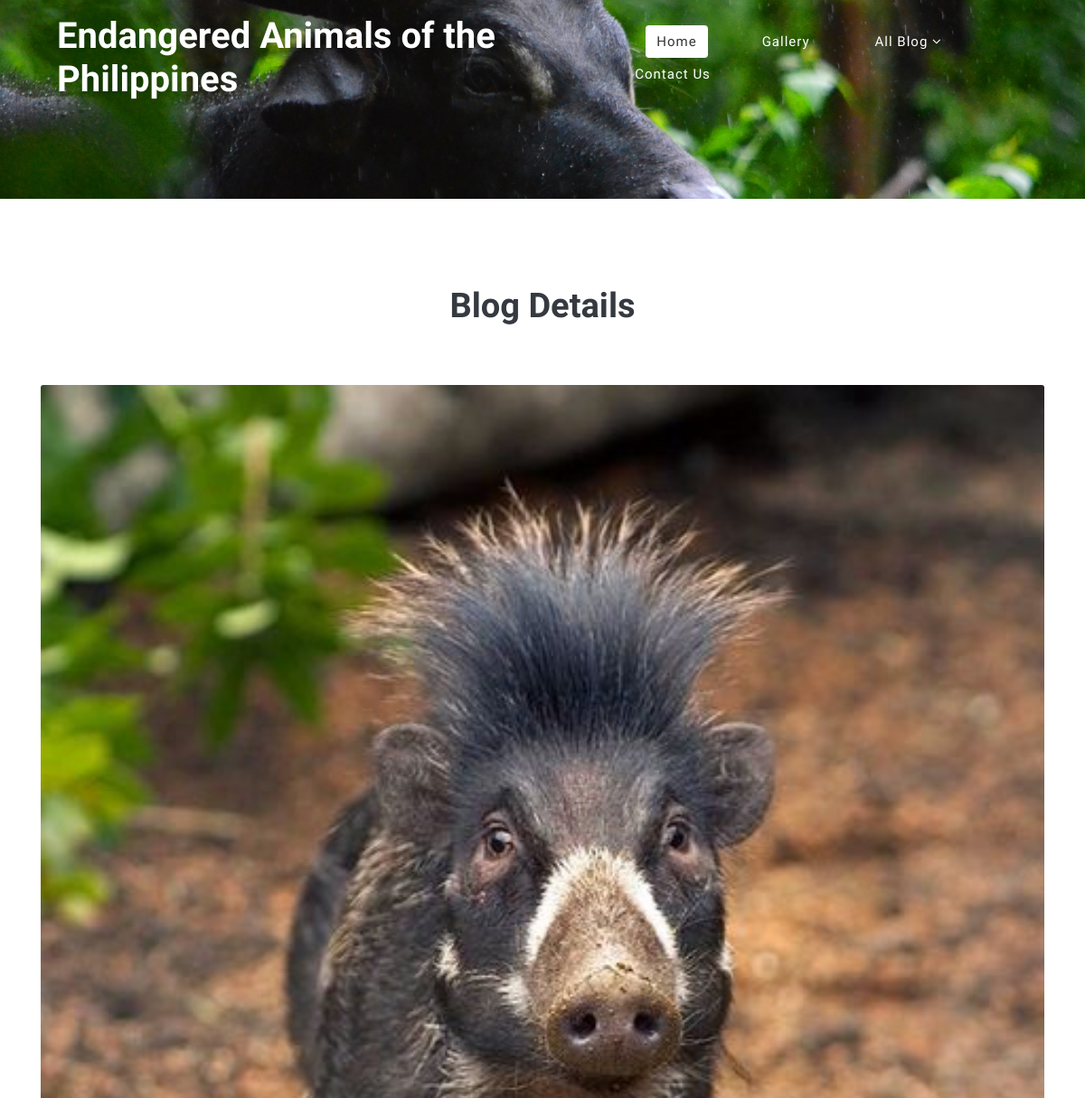
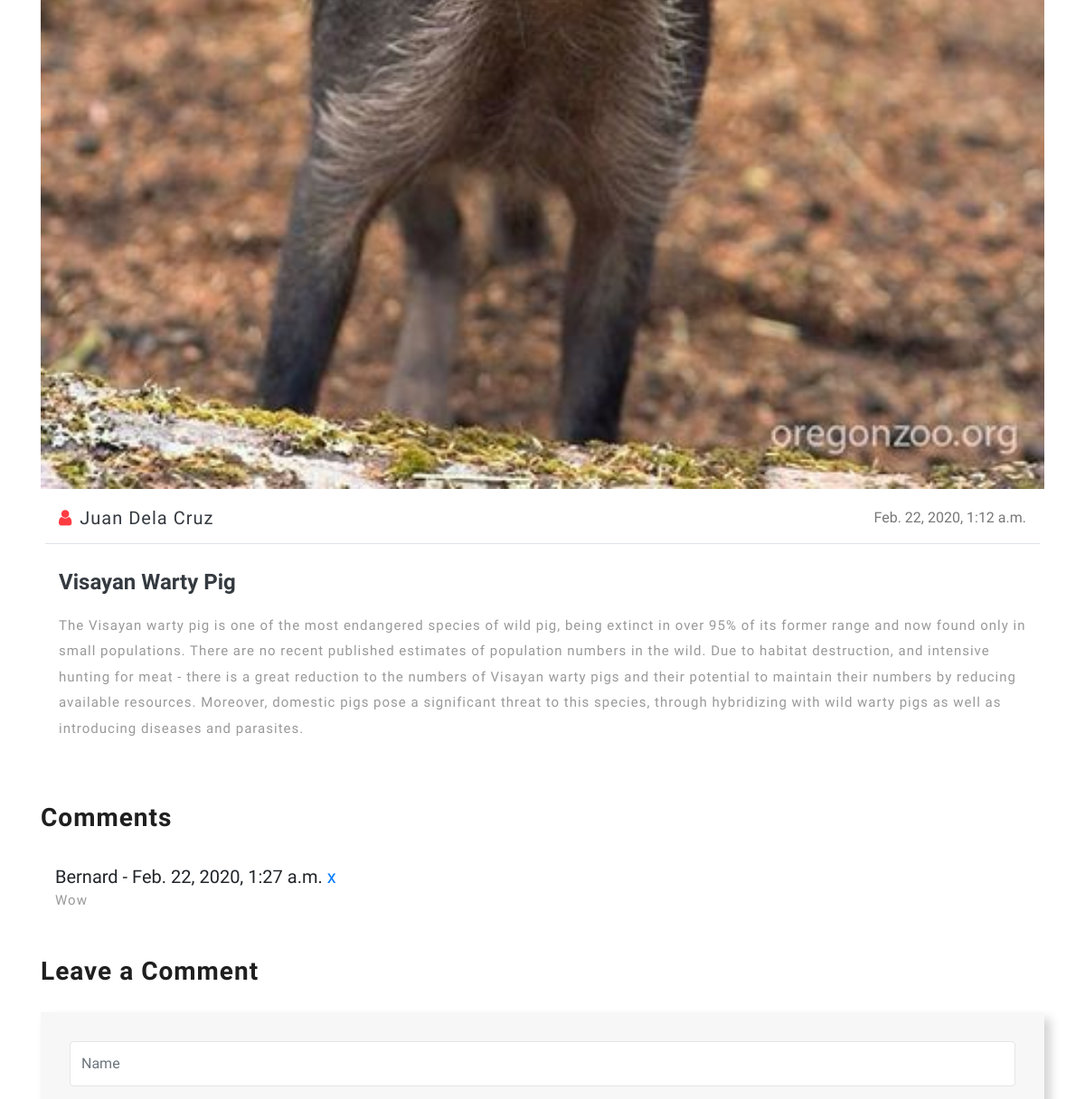
The page /view_single/4 (upper part) on the database as committed earlier (2 pictures, top to bottom).
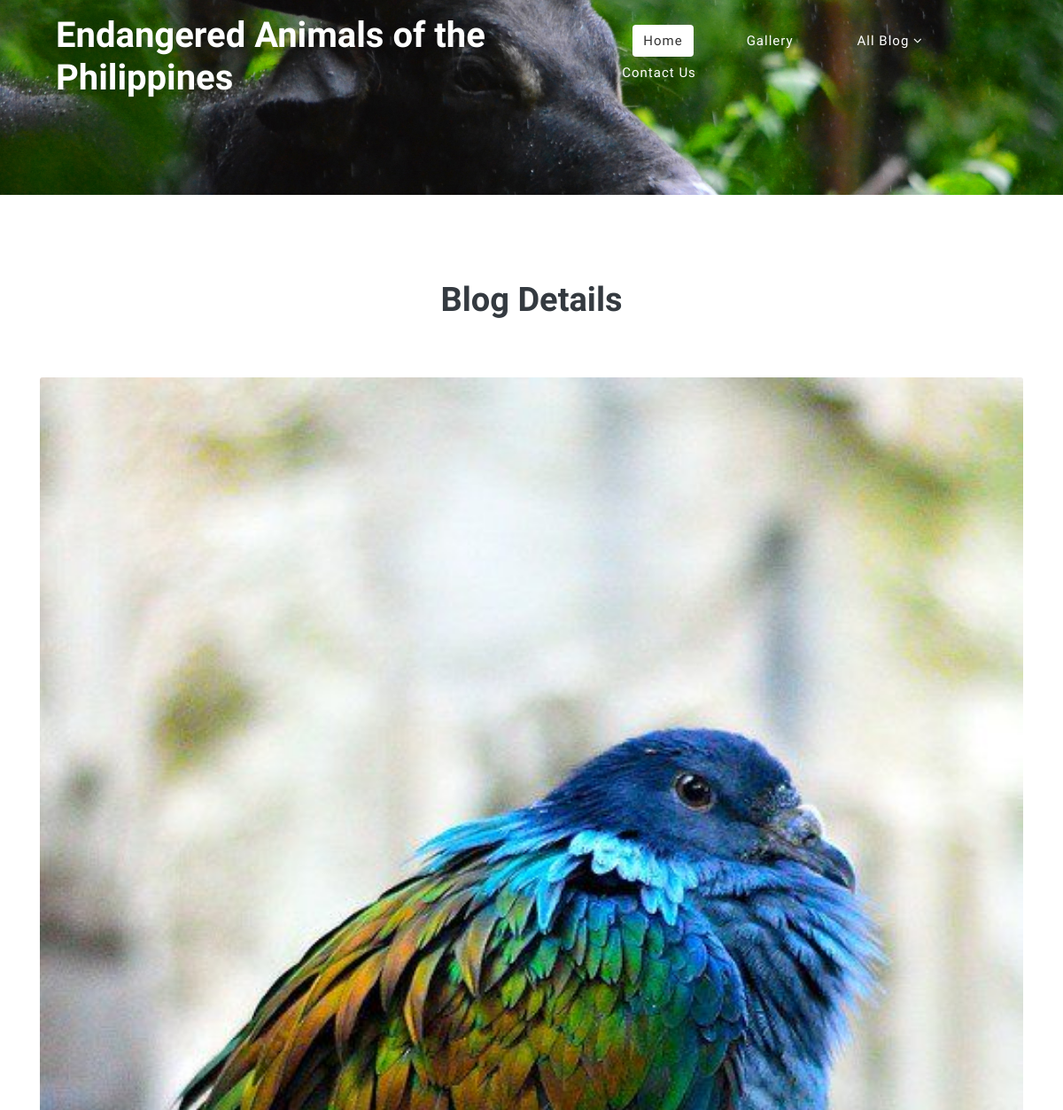
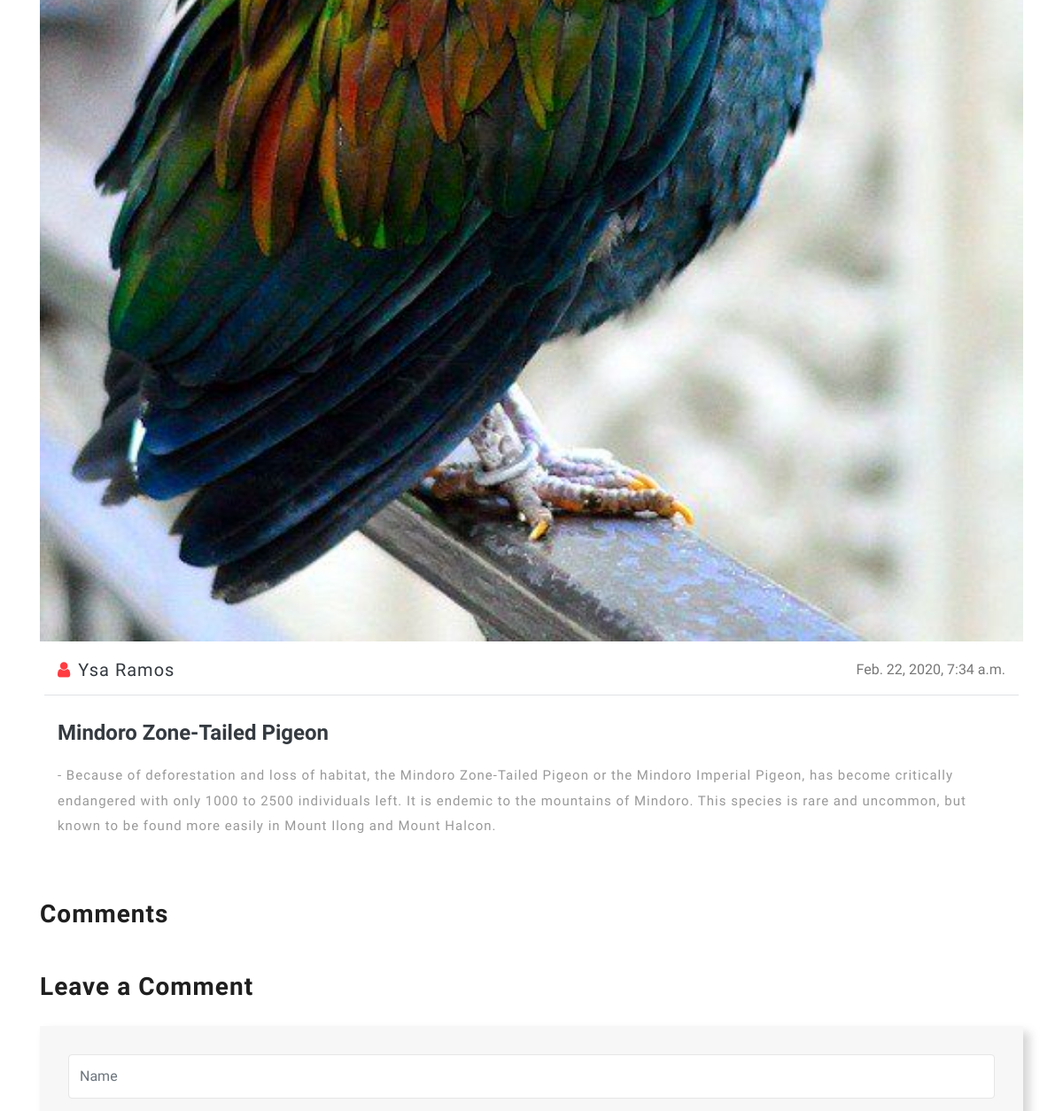
The same page on the database as committed later (2 pictures, top to bottom).
### animals/models.py (models this page shows, shortened)
class Post(models.Model):
    PUBLISH = 0
    NOT_PUBLISH = 1
    STATUS = (
        (PUBLISH, "Publish"),
        (NOT_PUBLISH, "Not Publish"),
    )
    title = models.CharField(verbose_name="Title", max_length=200)
    content = models.TextField(
        max_length=2000, help_text="Enter you blog text here.")
    image = models.ImageField(null=True, blank=True, upload_to='images/')
    status = models.IntegerField(
        verbose_name="Status", choices=STATUS, default=0)
    created_by = models.CharField(verbose_name="Created By", max_length=200)
    date_posted = models.DateTimeField(auto_now_add=True)

class Comment(models.Model):
    commented_by = models.CharField(verbose_name="Created By", max_length=200)
    comment = models.TextField(max_length=2000, help_text="Comments..")
    post = models.CharField(verbose_name="Post Ref", max_length=200)
    date_commented = models.DateTimeField(auto_now_add=True)

### animals/views.py (the view)
# urls.py: url(r'^view_single/(?P<post_id>\d+)$', view_single,
def view_single(request, post_id):
    single_post = Post.objects.get(id=int(post_id))
    comments = Comment.objects.filter(post=int(post_id))
    context = {
        'single_post': single_post,  # same always
        'comments': comments,  # same always
    }
    template = 'single.html'
    return render(request, template, context)

### animals/templates/single.html (shortened to what this page needs)
{% load static %}
<!DOCTYPE html>
<html lang="zxx">
<head>
	<link rel="stylesheet" href="{% static 'css/bootstrap.css' %}">
	<link rel="stylesheet" href="{% static 'css/blog.css' %}" type="text/css" media="all" />
	<link rel="stylesheet" href="{% static 'css/style.css' %}" type="text/css" media="all" />
	<link href="{% static 'css/font-awesome.min.css' %}" rel="stylesheet">
</head>
<body>
	{% include 'components/maintop-header.html' %}
	<div class="blog-w3l py-5">
		<div class="container py-xl-5 py-lg-3">
			<h3 class="title-w3 text-bl text-center font-weight-bold mb-sm-5 mb-4">Blog Details</h3>
			<div class="row blog-content pt-lg-3">
				<div class="col-lg-12 blog_section">
					<div class="card border-0">
						<a href="">
							<img class="card-img-top" src="{{ single_post.image.url }}" alt="">
						</a>
						<div class="card-body">
							<div class="row border-bottom pb-3">
								<div class="col-sm-6 col-4 perso-wthree">
									<h6 class="blog-first text-bl">
										<span class="fa fa-user mr-2"></span>{{ single_post.created_by }}
									</h6>
								</div>
								<div class="col-sm-6 col-8 info-commt text-right">
									<ul class="blog_list">
										<li>{{ single_post.date_posted }}</li>
									</ul>
								</div>
							</div>
							<a href="" class="text-bl font-weight-bold blog-grid-title mt-4 mb-3">{{ single_post.title }}</a>
							<p class="card-text">{{ single_post.content }}</p>
						</div>
					</div>
					<div class="comment-top mt-5">
						<h4>Comments</h4>
						{% for comment in comments%}
							<div class="media">
									<div class="media-body pt-xl-2 pl-3">
										<p>
											<h5>{{ comment.commented_by }} - {{ comment.date_commented }}  <a href="{% url 'animals:delete-comment' comment.id %}">x</a></h5>
										</p>
										<p>
										{{ comment.comment }}
										</p>
									</div>
							</div>
						{% endfor %}
					</div>
					<div class="comment-top mt-5">
						<h4>Leave a Comment</h4>
						<div class="comment-bottom agileinfo_mail_grid_right">
							<form action="{% url 'animals:add-comment' %}" method="POST">
								<div class="form-group">
									<input class="form-control" type="text" name="commented_by" placeholder="Name" required="">
								</div>
							</form>
						</div>
					</div>
				</div>
			</div>
		</div>
	</div>
</body>
</html>

### animals/templates/components/maintop-header.html (shortened to what this page needs)
<div class="main-top" id="home">
	<header>
			<div class="container-fluid">
				<div class="header d-md-flex justify-content-between align-items-center py-3 px-xl-5 px-lg-3 px-2">
					<div id="logo">
						<h1><a class="" href="{% url 'animals:index' %}" >Endangered Animals of the Philippines</a></h1>
					</div>
					<div class="nav_w3ls">
						<nav>
							<ul class="menu">
								<li class="mx-lg-4 mx-md-3 my-md-0 my-2"><a href="{% url 'animals:index' %}" class="active">Home</a></li>
								<li class="mx-lg-4 mx-md-3 my-md-0 my-2"><a href="{% url 'animals:gallery' %}">Gallery</a></li>
								<li class="mx-lg-4 mx-md-3 my-md-0 my-2">
									<a href="#">All Blog <span class="fa fa-angle-down" aria-hidden="true"></span></a>
								</li>
								<li><a href="{% url 'animals:contact-us' %}">Contact Us</a></li>
							</ul>
						</nav>
					</div>
				</div>
			</div>
		</header>
		<div class="banner_w3lspvt-2">
		</div>
	</div>

### animals/static/css/blog.css (style rules this page uses)
h6.blog-first { font-weight: 400; font-size: 20px; letter-spacing: 1px; }
h6.blog-first span { color: #ff3c41; }
ul.blog_list li { display: inline-block; color: #777; }
a.blog-grid-title { font-size: 24px; display: inline-block; }
.comment-top h4 { color: #1f1f1f; font-size: 28px; font-weight: 600; letter-spacing: 1px; margin-bottom: 1em; }

### animals/static/css/style.css (style rules this page uses)
body { padding: 0; margin: 0; background: #FFF; font-family: 'Nunito Sans', sans-serif; }
body a, body button { transition: 0.5s all; -webkit-transition: 0.5s all; -moz-transition: 0.5s all; -o-transition: 0.5s all; -ms-transition: 0.5s all; text-decoration: none; cursor: pointer !important; }
html { scroll-behavior: smooth; }
h1, h2, h3, h4, h5, h6 { margin: 0; padding: 0; font-family: 'Roboto Condensed', sans-serif; }
p { margin: 0; padding: 0; font-size: 15px; letter-spacing: 1px; line-height: 1.9; color: #999; font-family: 'Nunito Sans', sans-serif; }
ul, ol { margin: 0; padding: 0; }
.text-bl { color: #343a40; }
.main-top { position: relative; }
header { position: absolute; width: 100%; z-index: 9; }
nav { margin: 0; padding: 0; }
#logo a { float: left; display: initial; font-weight: 700; font-size: 40px; color: #fff; text-shadow: 2px 5px 3px rgba(0, 0, 0, 0.06); padding: 0; }
nav:after { content: ""; display: table; clear: both; }
nav ul { float: right; padding: 0; margin: 0; list-style: none; position: relative; }
nav ul li { margin: 0px; display: inline-block; float: left; }
nav a { color: #fff; text-transform: capitalize; font-weight: 400; font-size: 15px; padding: 7px 12px; border-radius: 4px; letter-spacing: 1px; display: inline-block; transition: 0.5s all; -webkit-transition: 0.5s all; -moz-transition: 0.5s all; -o-transition: 0.5s all; -ms-transition: 0.5s all; }
.menu li a.active, .menu li a:hover { color: #333; background: #fff; transition: 0.5s all; -webkit-transition: 0.5s all; -moz-transition: 0.5s all; -o-transition: 0.5s all; -ms-transition: 0.5s all; }
li>a:only-child:after { content: ''; }
h3.title-w3 { font-size: 42px; }
.banner_w3lspvt-2 { background: url(../images/tamaraw.jpg) no-repeat center; background-size: cover; -webkit-background-size: cover; -moz-background-size: cover; -o-background-size: cover; -ms-background-size: cover; min-height: 300px; }
.agileinfo_mail_grid_right, .comment-bottom { background: #f7f7f7; padding: 2em; box-shadow: 7px 7px 10px 0 rgba(56, 56, 56, 0.21); }
.agileinfo_mail_grid_right input[type="text"], .agileinfo_mail_grid_right input[type="email"], .agileinfo_mail_grid_right textarea { outline: none; padding: 12px; font-size: 16px; color: #555; width: 100%; border: 1px solid #E6E6E6; }
@media (max-width: 1440px) { h3.title-w3 { font-size: 40px; } }
@media (max-width: 1440px) { .banner_w3lspvt-2 { min-height: 270px; } }
@media (max-width: 1280px) { h3.title-w3 { font-size: 38px; } }
@media (max-width: 1280px) { .banner_w3lspvt-2 { min-height: 220px; } }

Rows that differ between the two databases and show on the page:
removed Comment: commented_by "Bernard", date_commented "Feb. 22, 2020, 1:27 a.m.", comment "Wow"
changed Post: image: a different picture; created_by "Juan Dela Cruz" → "Ysa Ramos"; date_posted "Feb. 22, 2020, 1:12 a.m." → "Feb. 22, 2020, 7:34 a.m."; title "Visayan Warty Pig" → "Mindoro Zone-Tailed Pigeon"; content "The Visayan warty pig is one of the most endangered species of wild pig, being extinct in over 95% of its former range and now found only in small populations. There are no recent published estimates of population numbers in the wild. Due to habitat destruction, and intensive hunting for meat - there is a great reduction to the numbers of Visayan warty pigs and their potential to maintain their numbers by reducing available resources. Moreover, domestic pigs pose a significant threat to this species, through hybridizing with wild warty pigs as well as introducing diseases and parasites." → "- Because of deforestation and loss of habitat, the Mindoro Zone-Tailed Pigeon or the Mindoro Imperial Pigeon, has become critically endangered with only 1000 to 2500 individuals left. It is endemic to the mountains of Mindoro. This species is rare and uncommon, but known to be found more easily in Mount Ilong and Mount Halcon."
